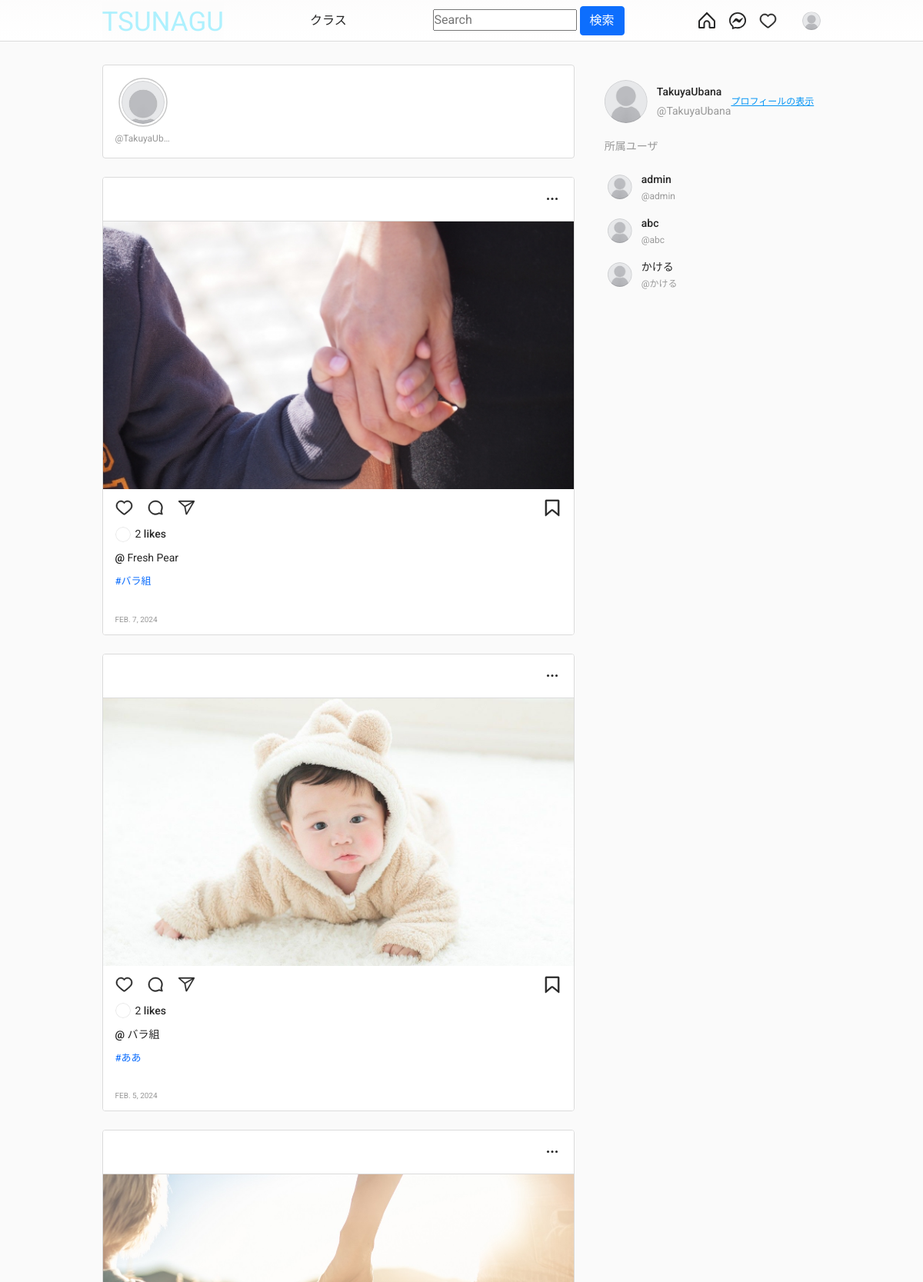
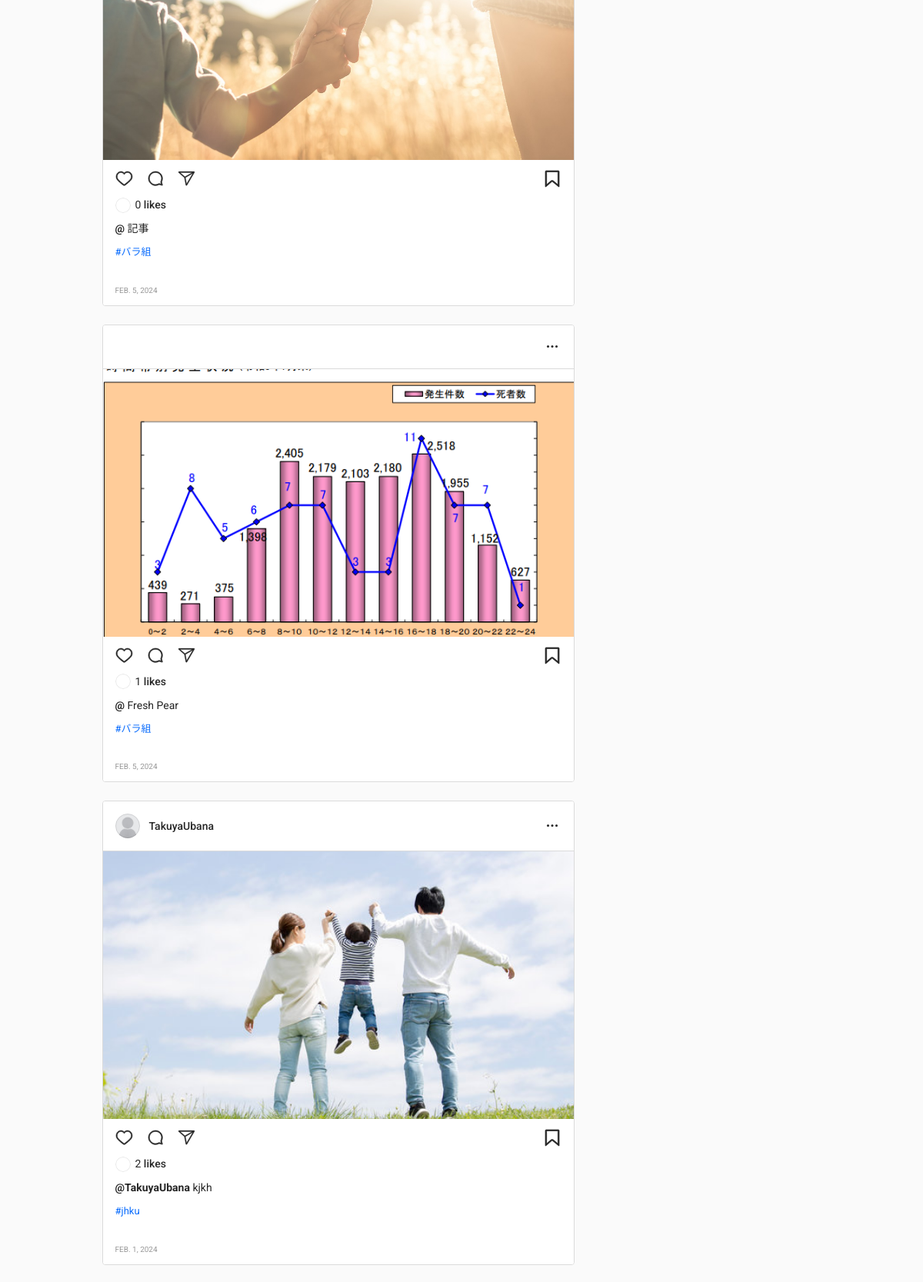
Screenshot of / (signed in, upper part) with the database file from the repository (2 pictures, top to bottom).
### User_app/models.py (models this page shows, shortened)
class Profile(models.Model):
    user = models.OneToOneField(User, related_name='profile', on_delete=models.CASCADE)
    image = models.ImageField(upload_to="profile_pciture", null=True, default="default.jpg")
    first_name = models.CharField(max_length=200, null=True, blank=True)
    last_name = models.CharField(max_length=200, null=True, blank=True)
    bio = models.CharField(max_length=200, null=True, blank=True)
    location = models.CharField(max_length=200, null=True, blank=True)
    url = models.URLField(max_length=200, null=True, blank=True)
    favourite = models.ManyToManyField(Post, blank=True)

### Post_app/models.py (models this page shows, shortened)
class Post(models.Model):
    id = models.UUIDField(primary_key=True, default=uuid.uuid4, editable=False,verbose_name='ポストid')
    category = models.ForeignKey( Category, on_delete=models.SET_NULL, null=True, related_name="category",verbose_name='カテゴリー')
    picture = models.ImageField( upload_to=user_directory_path, default="product.jpg",verbose_name='ポストの写真')
    caption = models.CharField(max_length=100, default="Fresh Pear",verbose_name='ポスト名')
    tags=models.ManyToManyField(Tag,related_name='tags',verbose_name='タグ')
    user = models.ForeignKey(User, on_delete=models.SET_NULL, null=True,verbose_name='ユーザ')
    posted = models.DateField(auto_now_add=True)
    likes = models.IntegerField(default=0)
    status = models.BooleanField(default=True,verbose_name='ステータス')
    class Meta:
        verbose_name_plural='ポスト'

class Tag(models.Model):
    title = models.CharField(max_length=75, verbose_name='タグ')
    slug = models.SlugField(null=False, unique=True, default=uuid.uuid1)
    class Meta:
        verbose_name = 'タグ'
        verbose_name_plural = 'タグ'
    def __str__(self):
        return self.title

### Post_app/views.py (the view)
# urls.py: path('',views.home,name='home'),
@login_required
def home(request):
    user = request.user
    user = request.user
    all_users = User.objects.all()
    follow_status = Follow.objects.filter(following=user, follower=request.user).exists()
    profile = Profile.objects.all()
    posts = Stream.objects.filter(user=user)
    group_ids = []
    for post in posts:
        group_ids.append(post.post_id)
    post_items = Post.objects.all().order_by('-posted')
    query = request.GET.get('q')
    if query:
        users = User.objects.filter(Q(username__icontains=query))
        paginator = Paginator(users, 6)
        page_number = request.GET.get('page')
        users_paginator = paginator.get_page(page_number)
    context = {
        'post_items': post_items,
        'follow_status': follow_status,
        'profile': profile,
        'all_users': all_users,
    }
    return render(request, 'main/home.html', context)

### Post_app/context_processor.py (called while the page is built)
def default(rq):
    categories=Category.objects.all()
    return{
        'categories':categories,
    }

### templates/main/home.html (shortened to what this page needs)
{% extends 'base.html' %}
{% load static %}
{% block content %}
{% load humanize %}
<main class="main-container">
    <section class="content-container">
        <div class="content">
            <div class="stories">
                <div class="stories__content">
                    <button class="story">
                        <div class="story__avatar">
                            <div class="story__border">
                            </div>
                            <div class="story__picture">
                                <img src="{{request.user.profile.image.url}}"
                                    style="width: 80px; height: 80px; object-fit: cover;">
                            </div>
                        </div>
                        <span class="story__user">@{{request.user.username}}</span>
                    </button>
                </div>
            </div>
            <div class="posts">
                {% for post in post_items %}
                <article class="post">
                    <div class="post__header">
                        <div class="post__profile">
                            {% if post.user.profile.image %}
                            <a href="{{post.user.profile.image.url}}" class="post__avatar">
                                <img src="{{post.user.profile.image.url}}" alt="User Picture">
                            </a>
                            {% endif %}
                            <a href="{{post.user.username}}" class="post__user">{{ post.user.username }}</a>
                        </div>
                        <button class="post__more-options">
                            <svg width="24" height="24" viewBox="0 0 24 24" fill="none"
                                xmlns="http://www.w3.org/2000/svg">
                                <circle cx="6.5" cy="11.5" r="1.5" fill="var(--text-dark)" />
                                <circle cx="12" cy="11.5" r="1.5" fill="var(--text-dark)" />
                                <circle cx="17.5" cy="11.5" r="1.5" fill="var(--text-dark)" />
                            </svg>
                        </button>
                    </div>
                    <div class="post__content">
                        <div class="post__medias">
                            <a href="{% url 'post-details' post.id %}"><img class="post__media"
                                    src="{{ post.picture.url }}" alt="Post Content"
                                    style="width: 700px; height: 348px; object-fit: cover;"></a>
                        </div>
                    </div>
                    <div class="post__footer">
                        <div class="post__buttons">
                            <a href="{% url 'like' post.id %}" class="post__button">
                            </a>
                            <button class="post__button">
                            </button>
                            <button class="post__button">
                            </button>
                            <a href="{% url 'favourite' post.id %}" class="post__button post__button--align-right">
                            </a>
                        </div>
                        <div class="post__infos">
                            <div class="post__likes">
                                <a href="#" class="post__likes-avatar">
                                </a>
                                <span>{{post.likes}} <a class="post__name--underline" href="#">likes</a> </span>
                            </div>
                            <div class="post__description">
                                <span>
                                    <a class="post__name--underline" href="#"><b>@{{post.user.username}}</b></a>
                                    {{post.caption}}
                                </span>
                            </div>
                            <p style="font-size: 13px;">{% for tag in post.tags.all %}
                                <a href="" style="text-decoration: none;">
                                    #{{ tag }}
                                </a>
                                {% endfor %}
                            </p>
                            <span class="post__date-time">{{post.posted}}</span>
                        </div>
                    </div>
                </article>
                {% endfor %}
                            </div>
        </div>
        <section class="side-menu">
            <div class="side-menu__user-profile">
                <a href="{{request.user.username}}" class="side-menu__user-avatar">
                    <img src="{{ request.user.profile.image.url }}" alt="User Picture">
                </a>
                <div class="side-menu__user-info">
                    {% if user.profile.first_name %}
                    <a href="{{request.user.username}}">{{request.user.profile.first_name|title }}
                        {{request.user.profile.last_name|title }}</a>
                    {% else %}
                    <a href="{{request.user.username}}">{{user.username}}</a>
                    {% endif %}
                    <span>@{{request.user.username}}</span>
                </div>
                <a href="{{request.user.username}}" class="side-menu__user-button">プロフィールの表示</a>
            </div>
            <div class="side-menu__suggestions-section">
                <div class="side-menu__suggestions-header">
                    <h2>所属ユーザ</h2>
                </div>
                <div class="side-menu__suggestions-content">
                    {% for user in all_users %}
                    {% if request.user.username != user.username %}
                    <div class="side-menu__suggestion">
                        <a href="{% url 'profile' user %}" class="side-menu__suggestion-avatar">
                            <img src="{{user.profile.image.url}}" alt="User Picture">
                        </a>
                        <div class="side-menu__suggestion-info">
                            {% if user.profile.first_name %}
                            <a href="{% url 'profile' user %}">{{user.profile.first_name|title}}
                                {{user.profile.last_name|title}}</a>
                            {% else %}
                            <a href="{% url 'profile' user %}">{{user.username}}</a>
                            {% endif %}
                            <span>@{{user.username}}</span>
                        </div>
                    </div>
                    {% endif %}
                    {% endfor %}
                </div>
            </div>
        </section>
    </section>
</main>
{% endblock content %}

### templates/base.html (shortened to what this page needs)
{% load static %}
<!DOCTYPE html>
<html lang="en">
<head>
    <link rel="stylesheet" href="https://cdn.jsdelivr.net/npm/bootstrap-icons@1.8.1/font/bootstrap-icons.css">
    <link href="https://cdn.jsdelivr.net/npm/bootstrap@5.1.3/dist/css/bootstrap.min.css" rel="stylesheet"
>
    <link rel="stylesheet" type="text/css" href="{% static 'assets1/style.css' %}">
</head>
<body>
    <header class="header" style="background: linear-gradient(rgba(252, 251, 251, 0.7), rgba(255, 255, 255, 0.7)), url('your-image.jpg');
    background-blend-mode: overlay;">
        <nav class="header__content">
            <div class="header__buttons">
                <a href="{% url 'home' %}"
                    style="text-decoration: none; background-color: rgba(246, 246, 246, 0.196); color:rgba(0, 213, 255, 0.315);font-size: 35px;"
                    class="header__home">TSUNAGU
                </a>
            </div>
            <div class="dropdown">
                <button class="dropbtn">クラス</button>
            </div>
            <form action="{% url 'search-users' %}" method="GET">
                <div class="headedr__search">
                    <input type="text" placeholder="Search" name="q" value="{{ request.GET.q }}">
                    <button class="btn btn-primary" type="submit">検索</button>
                </div>
            </form>
            <div class="header__buttons header__buttons--desktop">
                <a href="{% url 'home' %}">
                </a>
                <a href="{% url 'message' %}">
                </a>
                <span>
                    <a href="{% url 'show-notification' %}">
                    </a>
                </span>
                <a href="">
                    <button class="profile-button">
                        <a href="{% url 'profile' request.user %}">
                            <div class="profile-button__picture">
                                <img src="{{request.user.profile.image.url}}" alt="User Picture">
                            </div>
                        </a>
                    </button>
                </a>
            </div>
        </nav>
    </header>
    {% block content %}
    {% endblock content %}
</body>
</html>

### templates/base.html (style rules this page uses)
.dropbtn { background-color: transparent; color: var(--text-dark); padding: 12px 16px; border: none; cursor: pointer; }

### rows the page displays
Post: picture (picture), likes "2", caption "Fresh Pear", posted "FEB. 7, 2024"
Tag: title "バラ組"
Post: picture (picture), likes "2", caption "バラ組", posted "FEB. 5, 2024"
Tag: title "ああ"
Post: picture (picture), likes "0", caption "記事", posted "FEB. 5, 2024"
Post: picture (picture), likes "1", caption "Fresh Pear", posted "FEB. 5, 2024"
Post: user.profile.image (placeholder picture), user.username "TakuyaUbana", picture (picture), likes "2", caption "kjkh", posted "FEB. 1, 2024"
Tag: title "jhku"

### other values shown
{{ request.user.username }} "TakuyaUb…"
{{ user.username }} "TakuyaUbana"
{{ request.user.username }} "TakuyaUbana"
{{ user.username }} "admin"
{{ user.username }} "abc"
{{ user.username }} "かける"
